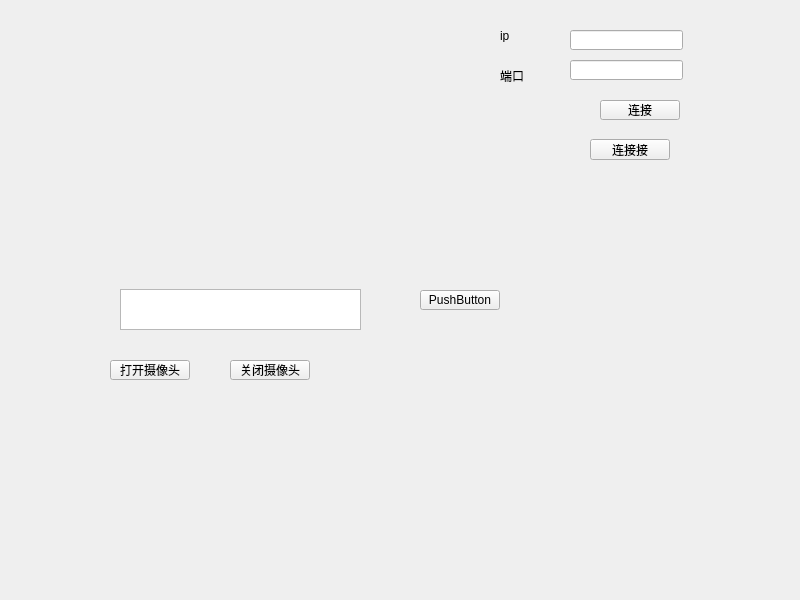
<?xml version="1.0" encoding="UTF-8"?>
<ui version="4.0">
 <class>Widget</class>
 <widget class="QWidget" name="Widget">
  <property name="geometry">
   <rect>
    <x>0</x>
    <y>0</y>
    <width>800</width>
    <height>600</height>
   </rect>
  </property>
  <property name="windowTitle">
   <string>Widget</string>
  </property>
  <widget class="QLabel" name="label">
   <property name="geometry">
    <rect>
     <x>500</x>
     <y>30</y>
     <width>54</width>
     <height>12</height>
    </rect>
   </property>
   <property name="text">
    <string>ip</string>
   </property>
  </widget>
  <widget class="QLabel" name="label_2">
   <property name="geometry">
    <rect>
     <x>500</x>
     <y>70</y>
     <width>54</width>
     <height>12</height>
    </rect>
   </property>
   <property name="text">
    <string>端口</string>
   </property>
  </widget>
  <widget class="QLineEdit" name="portLineEdit">
   <property name="geometry">
    <rect>
     <x>570</x>
     <y>60</y>
     <width>113</width>
     <height>20</height>
    </rect>
   </property>
  </widget>
  <widget class="QLineEdit" name="ipLineEdit">
   <property name="geometry">
    <rect>
     <x>570</x>
     <y>30</y>
     <width>113</width>
     <height>20</height>
    </rect>
   </property>
  </widget>
  <widget class="QPushButton" name="pushButton">
   <property name="geometry">
    <rect>
     <x>600</x>
     <y>100</y>
     <width>80</width>
     <height>20</height>
    </rect>
   </property>
   <property name="text">
    <string>连接</string>
   </property>
  </widget>
  <widget class="QPushButton" name="but_open_cam">
   <property name="geometry">
    <rect>
     <x>110</x>
     <y>360</y>
     <width>80</width>
     <height>20</height>
    </rect>
   </property>
   <property name="text">
    <string>打开摄像头</string>
   </property>
  </widget>
  <widget class="QPushButton" name="but_close_cam">
   <property name="geometry">
    <rect>
     <x>230</x>
     <y>360</y>
     <width>80</width>
     <height>20</height>
    </rect>
   </property>
   <property name="text">
    <string>关闭摄像头</string>
   </property>
  </widget>
  <widget class="QTextEdit" name="textEdit">
   <property name="geometry">
    <rect>
     <x>120</x>
     <y>289</y>
     <width>241</width>
     <height>41</height>
    </rect>
   </property>
  </widget>
  <widget class="QCameraViewfinder" name="vf" native="true">
   <property name="geometry">
    <rect>
     <x>120</x>
     <y>70</y>
     <width>241</width>
     <height>191</height>
    </rect>
   </property>
  </widget>
  <widget class="QPushButton" name="pushButton_2">
   <property name="geometry">
    <rect>
     <x>590</x>
     <y>139</y>
     <width>80</width>
     <height>21</height>
    </rect>
   </property>
   <property name="text">
    <string>连接接</string>
   </property>
  </widget>
  <widget class="QPushButton" name="pushButton_3">
   <property name="geometry">
    <rect>
     <x>420</x>
     <y>290</y>
     <width>80</width>
     <height>20</height>
    </rect>
   </property>
   <property name="text">
    <string>PushButton</string>
   </property>
  </widget>
 </widget>
 <customwidgets>
  <customwidget>
   <class>QCameraViewfinder</class>
   <extends>QWidget</extends>
   <header location="global">QCameraViewfinder</header>
   <container>1</container>
  </customwidget>
 </customwidgets>
 <resources/>
 <connections/>
</ui>
